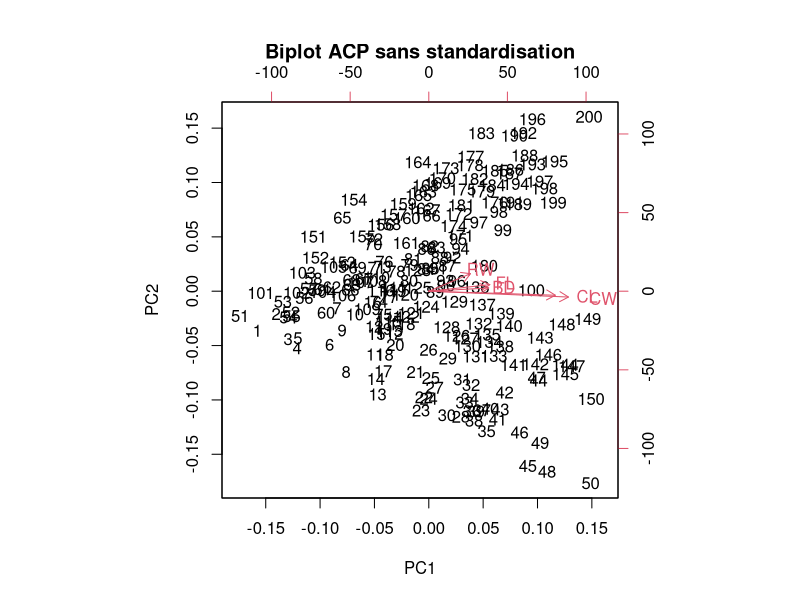
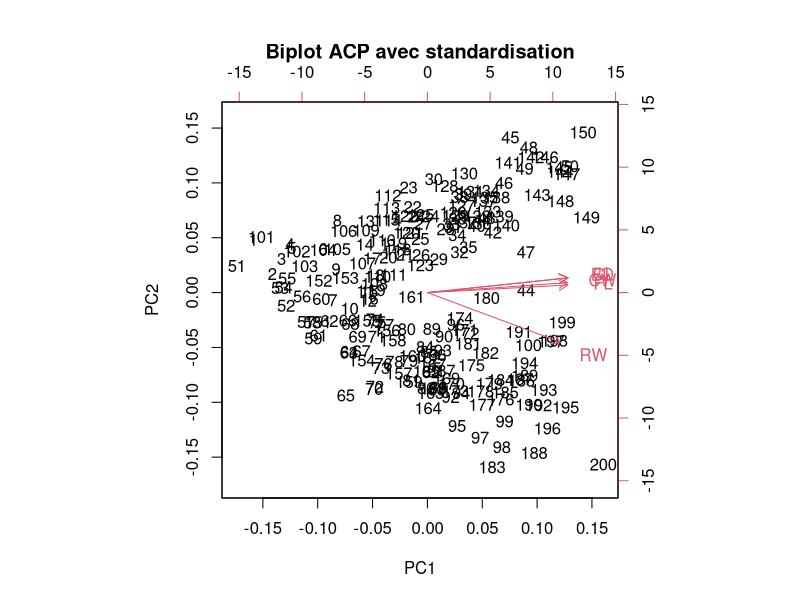
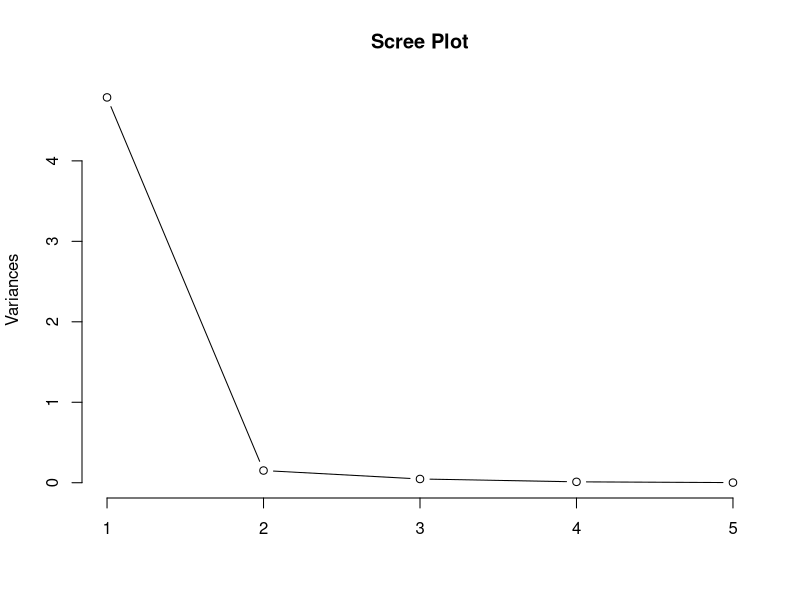
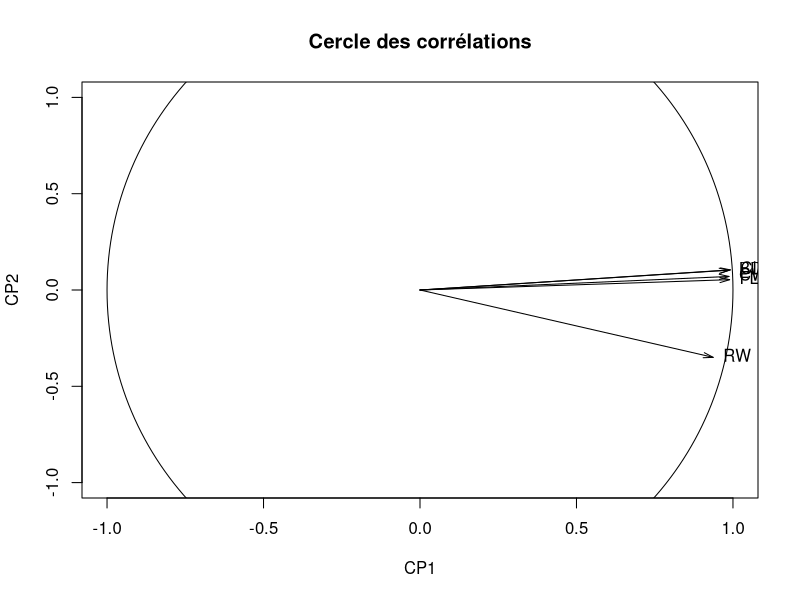
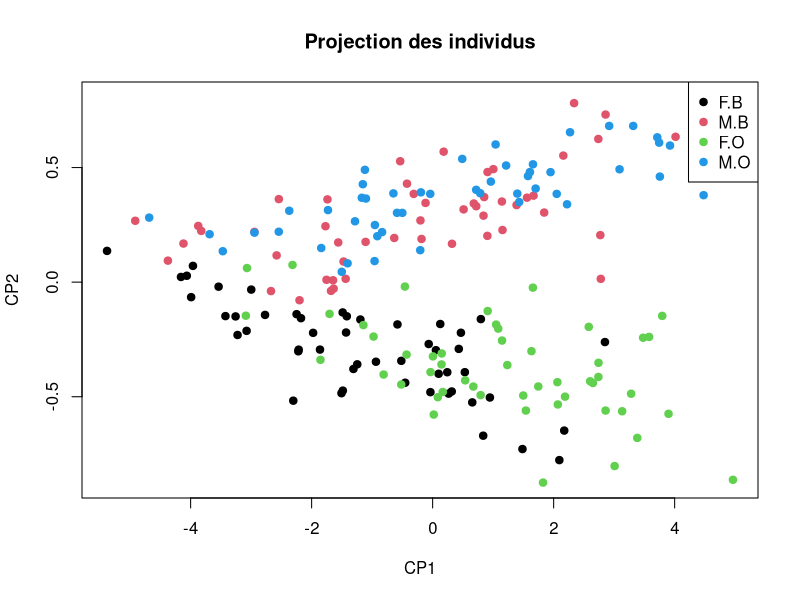

R code for these plots, in order:
# Chargement de la bibliothèque nécessaire
library(MASS)

# Chargement du jeu de données 'crabs'
data(crabs)

# Attribution du jeu de données à 'crabs_data' (optionnel)
crabs_data <- crabs

# Vérification du chargement des données
head(crabs_data)

# Sélection des variables quantitatives (FL, RW, CL, CW, BD)
crabsquant <- crabs_data[, 4:8]

# Question 1 : ACP sans traitement préalable
# Réalisation de l'ACP sans standardisation
acp1 <- prcomp(crabsquant, scale. = FALSE)

# Résumé des résultats
summary(acp1)

# Biplot de l'ACP
# Enregistrement du graphique
png("biplot_acp1.png")
biplot(acp1, main = "Biplot ACP sans standardisation")
dev.off()

# Question 2 : Amélioration de la représentation
# Réalisation de l'ACP avec standardisation
acp2 <- prcomp(crabsquant, scale. = TRUE)

# Résumé des résultats
summary(acp2)

# Biplot amélioré
# Enregistrement du graphique
png("biplot_acp2.png")
biplot(acp2, main = "Biplot ACP avec standardisation")
dev.off()

# Question 3 : Qualité de la nouvelle ACP et nombre d'axes à retenir
# Affichage du pourcentage de variance expliquée
summary(acp2)

# Scree plot
# Enregistrement du graphique
png("scree_plot.png")
plot(acp2, type = "l", main = "Scree Plot")
dev.off()

# Question 4 : Interprétation des axes à partir du cercle des corrélations
# Calcul des coordonnées des variables pour le cercle des corrélations
correlations_circle <- t(t(acp2$rotation) * acp2$sdev)

# Tracé du cercle des corrélations
# Enregistrement du graphique
png("cercle_correlations.png")
plot(c(-1, 1), c(-1, 1), type = "n", xlab = "CP1", ylab = "CP2",
     main = "Cercle des corrélations")
symbols(0, 0, circles = 1, inches = FALSE, add = TRUE)
arrows(0, 0, correlations_circle[,1], correlations_circle[,2],
       length = 0.1, angle = 15, code = 2)
text(correlations_circle[,1], correlations_circle[,2],
     labels = rownames(correlations_circle), pos = 4)
dev.off()

# Question 5 : Caractérisation des mâles/femelles et des crabes oranges/bleus
# Création d'une variable groupement combinant espèce et sexe
group <- interaction(crabs_data$sex, crabs_data$sp)

# Récupération des scores des individus
scores <- acp2$x

# Projection des individus avec coloration par groupe
# Enregistrement du graphique
png("projection_individus.png")
plot(scores[,1], scores[,2], col = as.numeric(group), pch = 19,
     xlab = "CP1", ylab = "CP2", main = "Projection des individus")
legend("topright", legend = levels(group), col = 1:length(levels(group)), pch = 19)
dev.off()